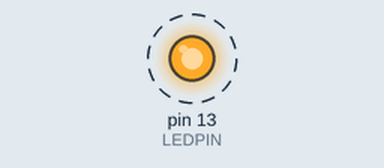
Bench run of a sketch on a simulated Arduino Uno, built with avr-gcc and run on an emulated ATmega328P. Parts: output pins drawn as LEDs (lit = HIGH). Dashed ring = blinking.

Above: at 0.4 s.
Timing chart, 0 to 4.6 s (numbered marks = the images above):
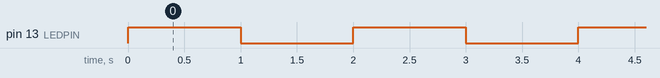

Measured:
- by itself, pin 13 (LEDPIN): alternates HIGH for 1.0 s and LOW for 1.0 s

The sketch:

timer_interrupt.ino
```cpp
// Arduino timer CTC interrupt example
//
// avr-libc library includes
#include <avr/io.h>
#include <avr/interrupt.h>
#define LEDPIN 13
#define target_time  1
#define timer_resolution  0.000064
void setup()
{
pinMode(LEDPIN, OUTPUT);
// initialize Timer1
cli();          // disable global interrupts
TCCR1A = 0;     // set entire TCCR1A register to 0
TCCR1B = 0;     // same for TCCR1B

// set compare match register to desired timer count:
OCR1A = ((target_time) / (timer_resolution))-1;

// turn on CTC mode:
TCCR1B |= (1 << WGM12);

// Set CS10 and CS12 bits for 1024 prescaler:
TCCR1B |= (1 << CS10);
TCCR1B |= (1 << CS12);

// enable timer compare interrupt:
TIMSK1 |= (1 << OCIE1A);

// enable global interrupts:
sei();
}

void loop()
{
// main program
}

ISR(TIMER1_COMPA_vect)
{
	digitalWrite(LEDPIN, !digitalRead(LEDPIN));
}

/*
// if you want to add more time count
ISR(TIMER1_COMPA_vect)
{
  seconds++;
  if(seconds == 10)
  {
    seconds = 0;
    digitalWrite(LEDPIN, !digitalRead(LEDPIN));
    //readSensor();   // or somthing like a sensor to read
  }
}
*/
```
